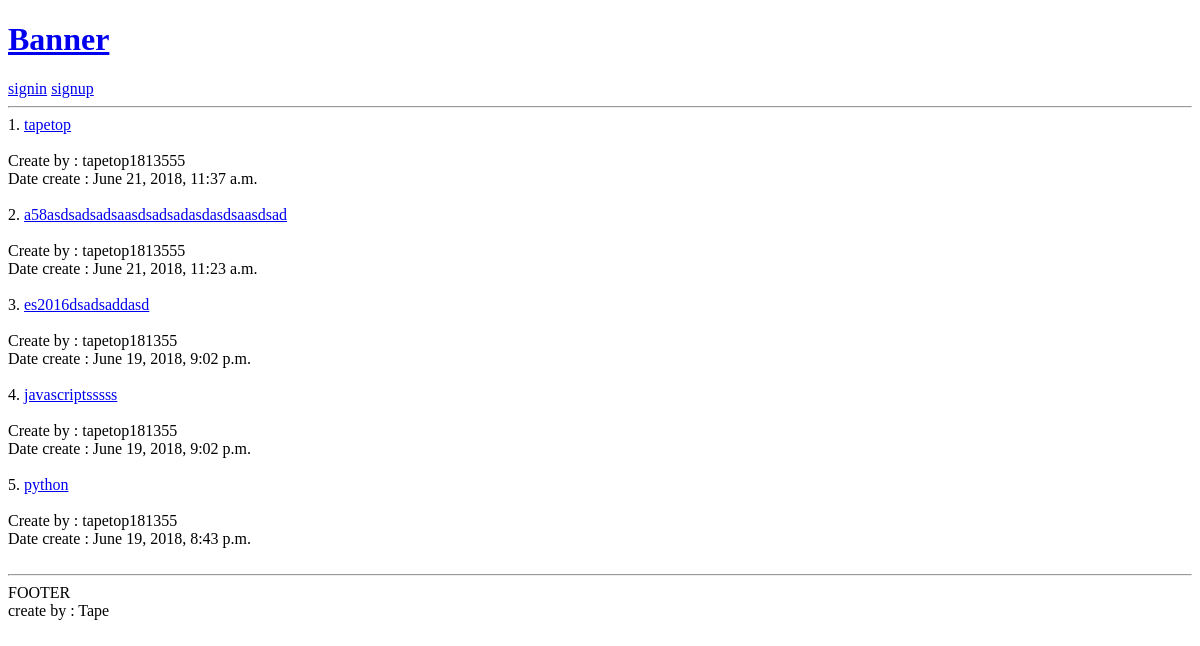
Page /blockapp/ on the earlier database version.
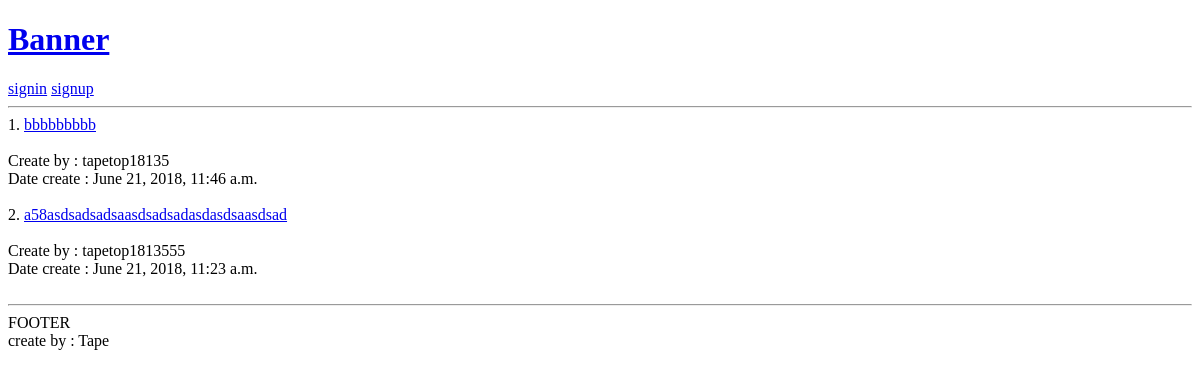
Same page on the later database version.
### blockapp/models.py (models this page shows)
class Blocktable(models.Model):
    title = models.CharField(max_length=100)
    content = models.CharField(max_length=1000)
    authId = models.ForeignKey(User,on_delete=models.CASCADE)
    date = models.DateTimeField(auto_now_add=True, blank=True)
    isPrivate = models.IntegerField(default=0)

### blockapp/views.py (the view)
# urls.py: path('', views.index, name="index"),
def index(request):
    for key in request.session.keys():
        print(key)
    if(request.user.is_superuser):
        print("Admin")
        listBlock = Blocktable.objects.order_by('-date')
        print(listBlock)
    elif request.user.is_authenticated:
        print("have user")
        filterlist = Blocktable.objects.filter(Q(isPrivate=0) | Q(authId=request.session["_auth_user_id"]))
        print(filterlist)
        listBlock = filterlist.order_by('-date')
    else:
        print("Public")
        filterlist = Blocktable.objects.filter( isPrivate = 0)
        listBlock = filterlist.order_by('-date')
        print(listBlock)
    return render(request,'index.html',{"listblock" : listBlock, "login" : isLoginAndPermission(request) })

### blockapp/views.py (called while the page is built)
def isLoginAndPermission(request):
    if(request.user.is_superuser):
        return {"isLogin" : True, "username" : "Super User : "+str(request.user)}
    if request.user.is_authenticated:
        return {"isLogin" : True, "username" : request.user}
    else :
        return {"isLogin" : False, "username" : ""}

### blockapp/templates/index.html (shortened to what this page needs)
{% extends "base_block.html" %}
{% block content %}
    {% for block in listblock %}
        <div class="row">
            <div class="block">
                <div class="title">{{forloop.counter}}. <a href="{% url 'blockapp:oneblock' block.id %}">{{block.title}}</a></div>
                <br>
                <div class="authname">Create by : {{block.authId}}</div>
                <div class="date">Date create : {{block.date}}</div>
            </div>
        </div>
        <br />
    {% endfor %}
{% endblock %}

### blockapp/templates/base_block.html (shortened to what this page needs)
{% load static %}
<!DOCTYPE html>
<html>
<head>
</head>
<body>
    <header>
        <h1><a href="/blockapp">Banner</a></h1>
            {% if login.isLogin %}
                <h3>{{login.username}}</h3>
                <a href="{% url 'usersapp:signout' %}">log out</a>
            {% else %}
                <a href="{% url 'usersapp:signin' %}">signin</a>
                <a href="{% url 'usersapp:signup' %}">signup</a>
            {% endif %}
    </header>
    <hr />
    {% block content %}
    {% endblock %}
    <hr />
    <footer>
        FOOTER <br />
        create by : Tape
    </footer>
</body>
</html>

Differences in the rows shown:
no longer on this page (row edited): Blocktable: title "tapetop", authId "tapetop1813555", date "June 21, 2018, 11:37 a.m."
no longer on this page (row edited): Blocktable: title "es2016dsadsaddasd", authId "tapetop181355", date "June 19, 2018, 9:02 p.m."
no longer on this page (row edited): Blocktable: title "javascriptsssss", authId "tapetop181355", date "June 19, 2018, 9:02 p.m."
no longer on this page (row edited): Blocktable: title "python", authId "tapetop181355", date "June 19, 2018, 8:43 p.m."
added Blocktable: title "bbbbbbbbb", authId "tapetop18135", date "June 21, 2018, 11:46 a.m."
